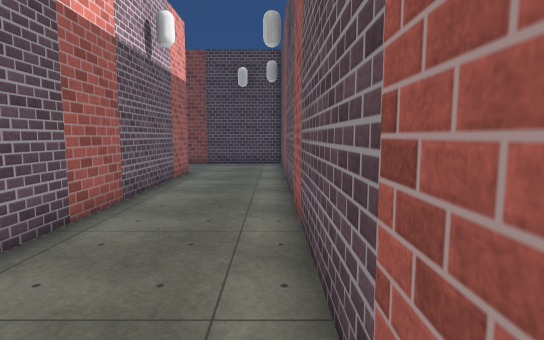
View 1 (above)

19 first-person views from a walk through a Unity game level. The camera is 1.5 m above the floor, tilts 6° down and sees 80° across. The floor is counted in squares, 1 m on a side. Each view is taken from the middle of a square. On the plan, view 1 faces up. The plan holds only what a view shows up to about 15 squares ahead; the rest is blank. The place goes on beyond the plan. The player is left out. Some surface patterns are stand-ins.

View 2
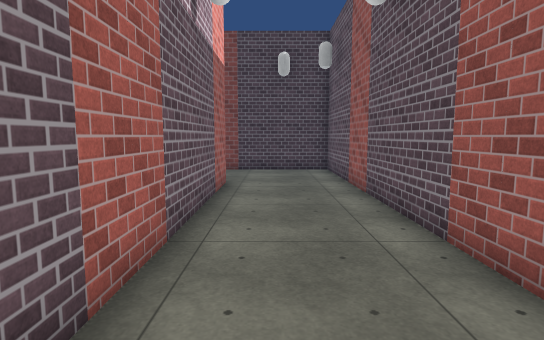

View 3
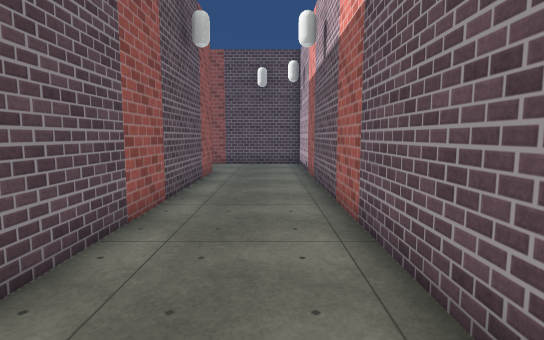

View 4
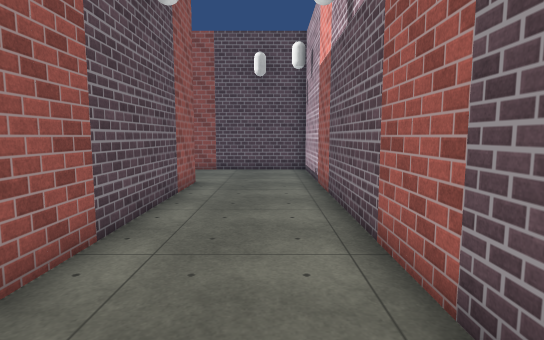

View 5
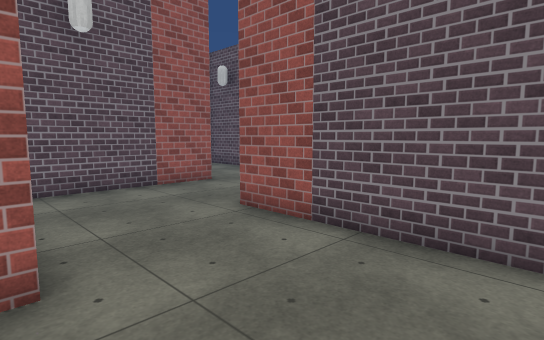

View 6
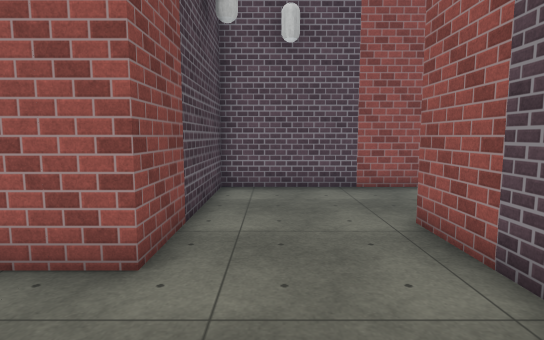

View 7
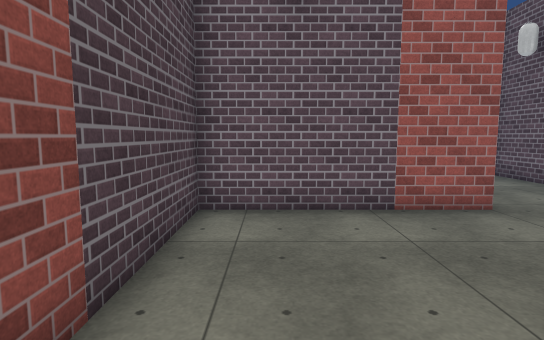

View 8
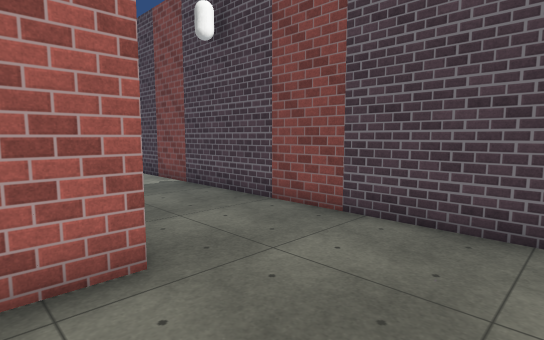

View 9
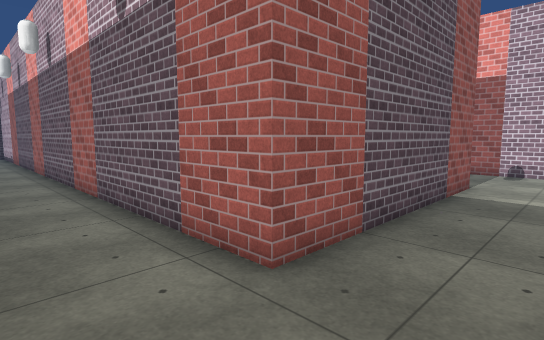

View 10
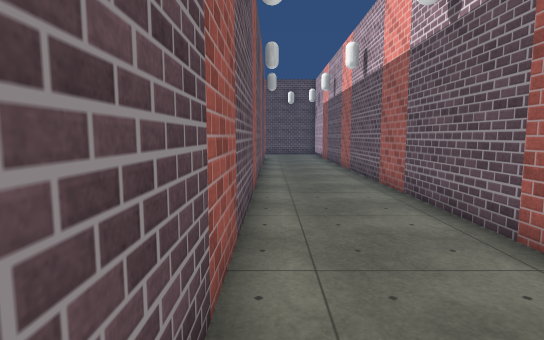

View 11
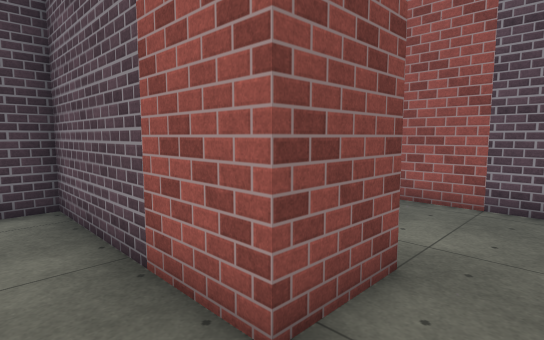

View 12
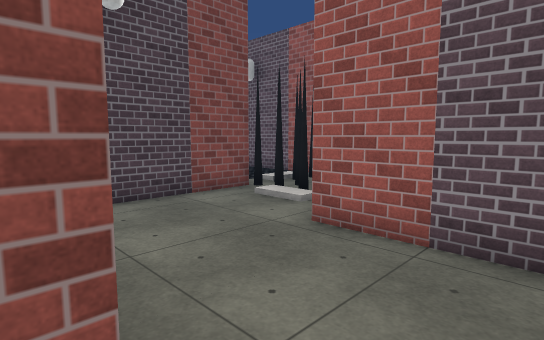

View 13
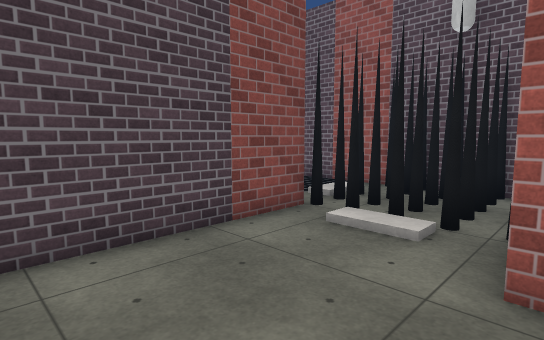

View 14
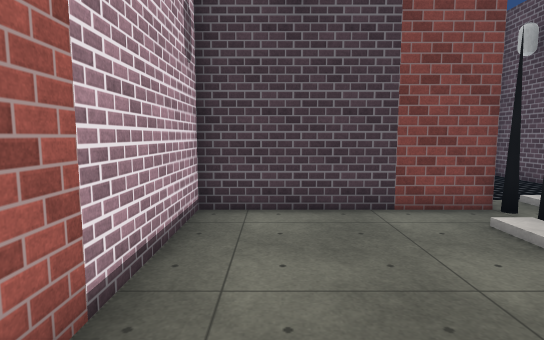

View 15
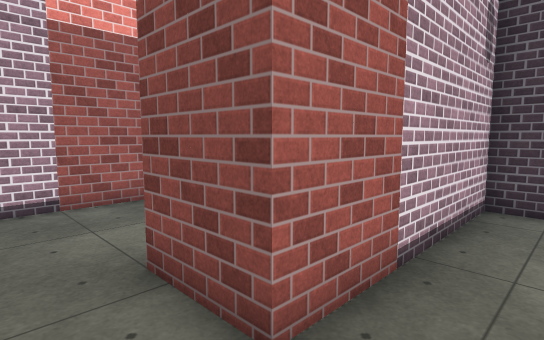

View 16
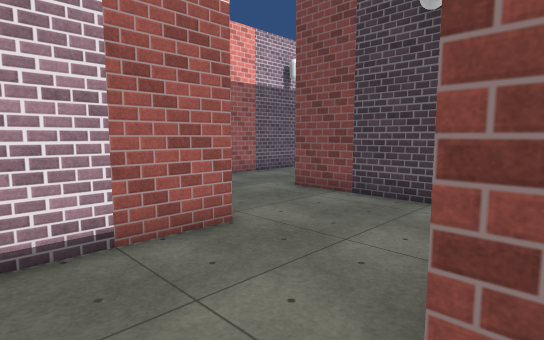

View 17
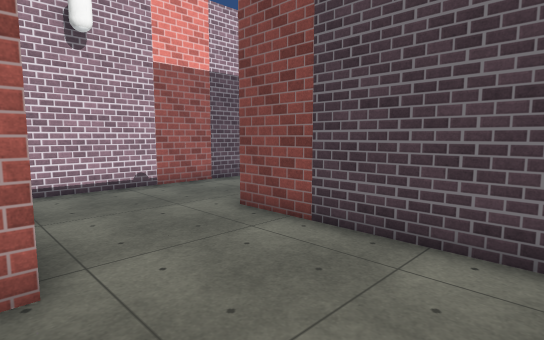

View 18
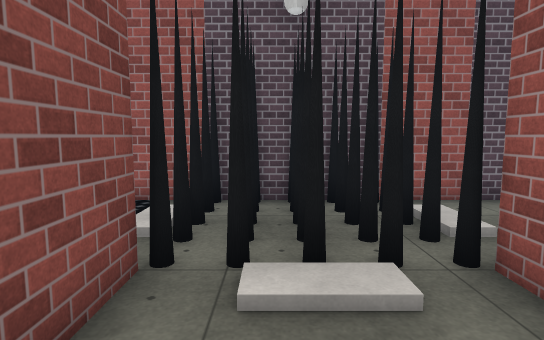

View 19
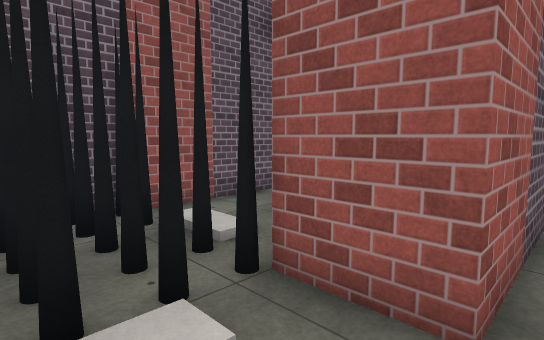

### Floor plan
Points are (right, up) in squares from view 1. A wall is a line through its corners. A room is listed if a view was taken in it or the views show most of it. See-through windows are left out.
Room 1 (views 1, 2, 3, 4, 5, 6, 7, 8, 9, 10, 11, 12, 16, 17)
walls: (-10.5, 13.5) (-3.5, 13.5) (-3.5, -10.5) (2.5, -10.5) (2.5, -13.8); (8.5, -12.5) (6.5, -12.5) (6.5, -6.5) (0.5, -6.5) (0.5, 17.5) (-10.5, 17.5)
ways out: opening at (7.5, -13.5) to room 2
Room 2 (views 13, 14, 15, 18, 19)
walls: (12.5, -14.1) (12.5, -10.5) (14.5, -10.5); (14.6, -6.5) (8.5, -6.5) (8.5, -12.5)
ways out: opening at (7.5, -13.5) to room 1

Where each view was taken, in squares from view 1:
view 1: 0 up, 0 right, facing up
view 2: 3 up, 2 left, facing up
view 3: 7 up, 2 left, facing down
view 4: 4 up, 2 left, facing down
view 5: 6 down, 3 left, facing down-right
view 6: 8 down, 3 left, facing right
view 7: 8 down, 0 right, facing right
view 8: 12 up, 0 right, facing up-left
view 9: 16 up, 1 left, facing down-left
view 10: 16 up, 0 right, facing down
view 11: 14 down, 5 right, facing up-right
view 12: 14 down, 8 right, facing up-right
view 13: 11 down, 9 right, facing up-right
view 14: 13 down, 10 right, facing up
view 15: 14 down, 10 right, facing up-left
view 16: 14 down, 7 right, facing up-left
view 17: 11 down, 6 right, facing up-left
view 18: 8 down, 11 right, facing right
view 19: 8 down, 12 right, facing down-right
